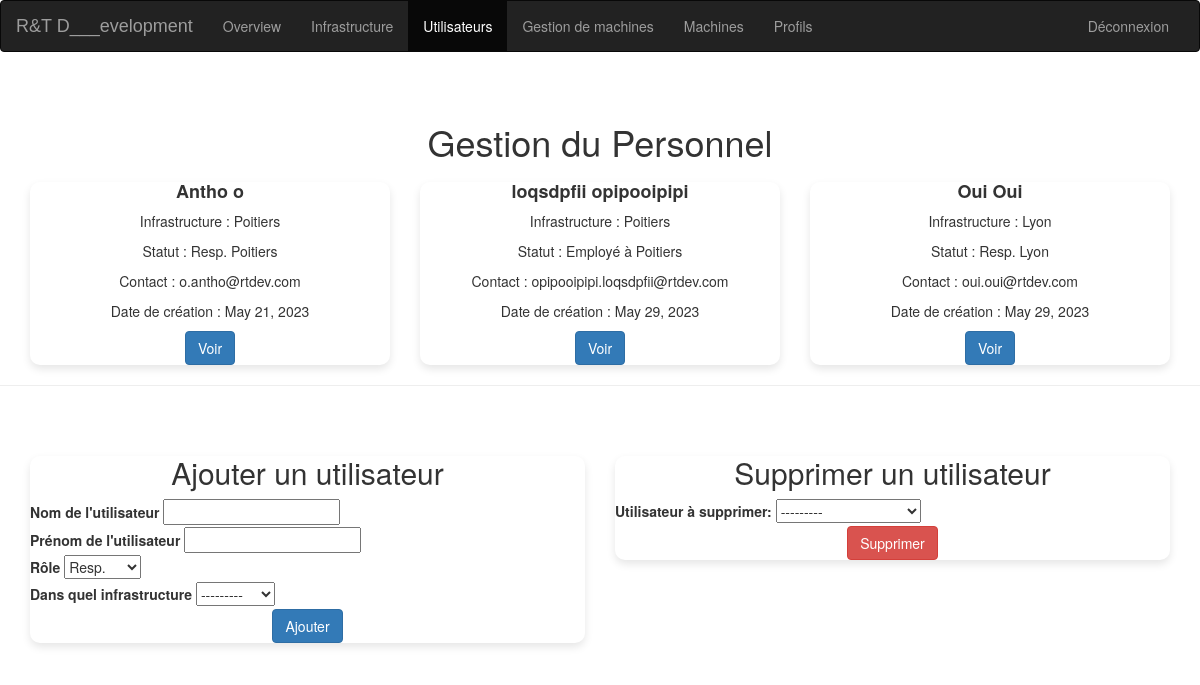
The app's page /computerApp/menu/gestion-user/ (signed in), older data.
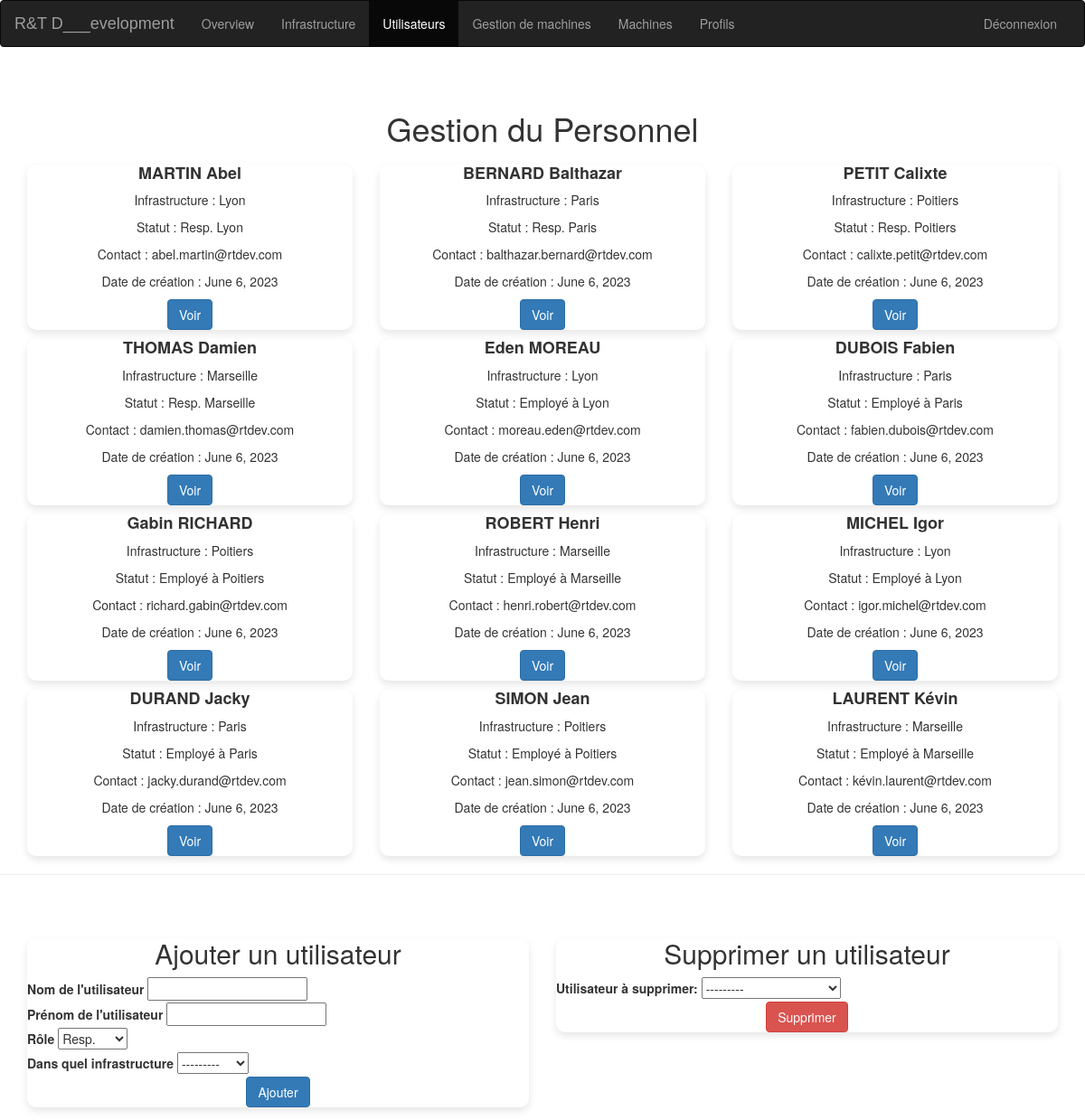
The same page, newer data.
### computerApp/models.py (models this page shows, shortened)
class Personnel(models.Model):
    ROLES = (
        ('Resp.', 'Resp.Paris'),
        ('Resp.', 'Resp.Poitiers'),
        ('Resp.', 'Resp.Marseille'),
        ('Resp.', 'Resp.Lyon'),
        ('Employé', 'Employé'),
    )
    id = models.AutoField(primary_key=True, editable=False)
    nom = models.CharField(max_length=16, default="")
    prenom = models.CharField(max_length=16, default="")
    email = models.EmailField(editable=False, blank=True)
    role = models.CharField(max_length=100, choices=ROLES, default='Employé')
    infrastructure = models.ForeignKey(Infrastructure, on_delete=models.SET_NULL, null=True, blank=True, related_name='personnel')
    crea = models.DateField(default=timezone.now, editable=False)
    def __str__(self):
        return self.nom + " " + self.prenom

class Infrastructure(models.Model):
    nom = models.CharField(max_length=16)
    etat = models.BooleanField(default=False)
    maintenanceDate = models.DateField(default=timezone.now)
    crea = models.DateField(default=timezone.now, editable=False)
    description = models.TextField(default="/")
    utilisateur_mise_a_jour_infra = models.ForeignKey(User, on_delete=models.SET_NULL, null=True, blank=True, related_name='updates')
    date_mise_a_jour_infra = models.DateTimeField(auto_now=True)
    users = models.ManyToManyField(User, related_name='infrastructures')
    def __str__(self):
        return self.nom

### computerApp/views.py (the view)
# urls.py: path('menu/gestion-user/',views.user_gestion_form,name='gestion-user'),
@login_required
def user_gestion_form(request):
     users = Personnel.objects.all()
     if request.method == 'POST':
        form = AddUserForm(request.POST)
        delete_form = DeleteUserForm(request.POST)
        if form.is_valid():
            nom = form.cleaned_data['nom']
            prenom = form.cleaned_data['prenom']
            role = form.cleaned_data['role']
            infrastructure = form.cleaned_data['infrastructure']
            new_user = Personnel(
                nom=nom,
                prenom=prenom,
                role=role,
                infrastructure=infrastructure,
            )
            new_user.save()
            form = AddUserForm()
            request.session['user_crea'] = True
        elif delete_form.is_valid():
            user = delete_form.cleaned_data['user']
            user.delete()
            request.session['user_del'] = True
        return redirect('menu')
     else:
        form = AddUserForm()
        delete_form = DeleteUserForm()
     context = {
		'users': users,
        'form' : form,
        'delete_form': delete_form,
        'user_crea': request.session.get('user_crea', False),
        'user_del': request.session.get('user_del', False),
	}
     if request.user.groups.filter(name='full_access').exists():
        return render(request, 'computerApp/gerer/gestion_users.html',context)
     else:
        return render(request, 'computerApp/gerer/error.html', context)

### computerApp/forms.py
class AddUserForm(forms.Form):
   ROLES = (
      ('Resp.', 'Resp.'),
      ('Employé', 'Employé'),
     )
   nom = forms.CharField(required=True, label='Nom de l\'utilisateur')
   prenom = forms.CharField(required=True, label='Prénom de l\'utilisateur')
   role = forms.ChoiceField(choices=ROLES, required=False)
   infrastructure = forms.ModelChoiceField(queryset=Infrastructure.objects.all(), required=True, label='Dans quel infrastructure')

class DeleteUserForm(forms.Form):
    user = forms.ModelChoiceField(queryset=Personnel.objects.all(), label='Utilisateur à supprimer')

### computerApp/templates/computerApp/gerer/gestion_users.html (shortened to what this page needs)
{% extends "computerApp/menu.html"%}
{% block navbar%}
    <nav class="navbar navbar-inverse navbar-fixed-">
      <div class="container-fluid">
        <div class="navbar-header">
          <a class="navbar-brand" href="{% url 'menu' %}">R&T D___evelopment</a>
        </div>
        <div class="collapse navbar-collapse" id="myNavbar">
          <ul class="nav navbar-nav">
            <li><a href="{% url 'menu' %}">Overview</a></li>
            <li><a href="{% url 'gestion-infra' %}">Infrastructure</a></li>
            <li class="active"><a href="{% url 'gestion-user' %}">Utilisateurs</a></li>
            <li><a href="{% url 'gestion-machines' %}">Gestion de machines</a></li>
            <li><a href="{% url 'machines' %}">Machines</a></li>
            <li><a href="{% url 'profils' %}">Profils</a></li>
          </ul>
          <ul class="nav navbar-nav navbar-right">
            <li><a href="{% url 'logout' %}">Déconnexion</a></li>
        </ul>
        </div>
      </div>
    </nav>
{%endblock%}
{% block content %}
<div class="container">
  <h1 class="mt-5 text-center">Gestion du Personnel</h1>
  <div class="row">
    {% for user in users %}
    <div class="col-md-4">
      <div class="card mb-4">
        <div class="card-body">
          <h5 class="card-title">{{ user.nom }} {{user.prenom}}</h5>
          <p class="card-text">Infrastructure : {{ user.infrastructure }}</p>
          <p class="card-text">Statut : {% if user.role == 'Resp.' %} {{user.role}} {{user.infrastructure}}{% else %}{{user.role}} à {{user.infrastructure}}{% endif %}</p>
          <p class="card-text">Contact : {{ user.email }}</p>
          <p class="card-text">Date de création : {{ user.crea }}</p>
          <div class="text-center">
          <a href="#" class="btn btn-primary">Voir</a>
        </div>
        </div>
      </div>
    </div>
    {% endfor %}
  </div>
</div>
<hr>
<div class="container">
  <div class="row justify-content-center align-items-center vh-100">
    <div class="col-md-6">
      <div class="card p-4">
        <h2 class="mt-5 text-center">Ajouter un utilisateur</h2>
        <form method="post" class="my-4">
          <div class="mb-3">
            <label for="{{ form.nom.id_for_label }}" class="form-label">Nom de l'utilisateur</label>
            {{ form.nom }}
          </div>
          <div class="mb-3">
            <label for="{{ form.prenom.id_for_label }}" class="form-label">Prénom de l'utilisateur</label>
            {{ form.prenom }}
          </div>
          <div class="mb-3">
            <label for="{{ form.role.id_for_label }}" class="form-label">Rôle</label>
            {{ form.role }}
          </div>
          <div class="mb-3">
            <label for="{{ form.infrastructure.id_for_label }}" class="form-label">Dans quel infrastructure</label>
            {{ form.infrastructure }}
          </div>
          <div class="text-center">
            <button type="submit" class="btn btn-primary">Ajouter</button>
          </div>
        </form>
      </div>
    </div>
    <div class="col-md-6">
      <div class="card p-4">
        <h2 class="mt-5 text-center">Supprimer un utilisateur</h2>
        <form method="post" class="my-4">
          {{ delete_form.user.label_tag }}
          {{ delete_form.user }}
          <br>
          <div class="text-center">
            <button type="submit" class="btn btn-danger">Supprimer</button>
          </div>
        </form>
      </div>
{% endblock %}

### computerApp/templates/computerApp/menu.html (shortened to what this page needs)
<html lang="fr">
  <head>
      {% load static%}
      <link rel="stylesheet" href="{% static 'css/overview.css' %}">
      <link rel="stylesheet" href="https://maxcdn.bootstrapcdn.com/bootstrap/3.4.1/css/bootstrap.min.css">
  </head>
<body>
    {% block navbar%}{%endblock%}
    {% block content%}
              {%load static%}
  {%endblock%}
</body>
</html>

### static/css/overview.css (style rules this page uses)
.navbar-brand { font-family: "LondonPolice", sans-serif !important; }
body { font-family: Arial, sans-serif; background-color: #f8f8f8; }
.container { padding-top: 30px; }
h1 { text-align: center; margin-bottom: 40px; }
h5 { text-align: center; }
.card-body p { text-align: center; }
.card { border-radius: 10px; box-shadow: 0 4px 8px rgba(0, 0, 0, 0.1); }
.card-title { font-size: 18px; font-weight: bold; margin-bottom: 10px; }
.card-text { font-size: 14px; }

Row changes from the older to the newer data that the page shows:
removed Personnel: nom "loqsdpfii", prenom "opipooipipi", infrastructure "Poitiers", role "Employé", email "opipooipipi.loqsdpfii@rtdev.com", crea "May 29, 2023"
removed Personnel: nom "Oui", prenom "Oui", infrastructure "Lyon", role "Resp.", email "oui.oui@rtdev.com", crea "May 29, 2023"
added Personnel: nom "MARTIN", prenom "Abel", infrastructure "Lyon", role "Resp.", email "abel.martin@rtdev.com", crea "June 6, 2023"
added Personnel: nom "BERNARD", prenom "Balthazar", infrastructure "Paris", role "Resp.", email "balthazar.bernard@rtdev.com", crea "June 6, 2023"
changed Personnel: nom "Antho" → "PETIT"; prenom "o" → "Calixte"; email "o.antho@rtdev.com" → "calixte.petit@rtdev.com"; crea "May 21, 2023" → "June 6, 2023"
added Personnel: nom "THOMAS", prenom "Damien", infrastructure "Marseille", role "Resp.", email "damien.thomas@rtdev.com", crea "June 6, 2023"
added Personnel: nom "Eden", prenom "MOREAU", infrastructure "Lyon", role "Employé", email "moreau.eden@rtdev.com", crea "June 6, 2023"
added Personnel: nom "DUBOIS", prenom "Fabien", infrastructure "Paris", role "Employé", email "fabien.dubois@rtdev.com", crea "June 6, 2023"
added Personnel: nom "Gabin", prenom "RICHARD", infrastructure "Poitiers", role "Employé", email "richard.gabin@rtdev.com", crea "June 6, 2023"
added Personnel: nom "ROBERT", prenom "Henri", infrastructure "Marseille", role "Employé", email "henri.robert@rtdev.com", crea "June 6, 2023"
added Personnel: nom "MICHEL", prenom "Igor", infrastructure "Lyon", role "Employé", email "igor.michel@rtdev.com", crea "June 6, 2023"
added Personnel: nom "DURAND", prenom "Jacky", infrastructure "Paris", role "Employé", email "jacky.durand@rtdev.com", crea "June 6, 2023"
added Personnel: nom "SIMON", prenom "Jean", infrastructure "Poitiers", role "Employé", email "jean.simon@rtdev.com", crea "June 6, 2023"
added Personnel: nom "LAURENT", prenom "Kévin", infrastructure "Marseille", role "Employé", email "kévin.laurent@rtdev.com", crea "June 6, 2023"
